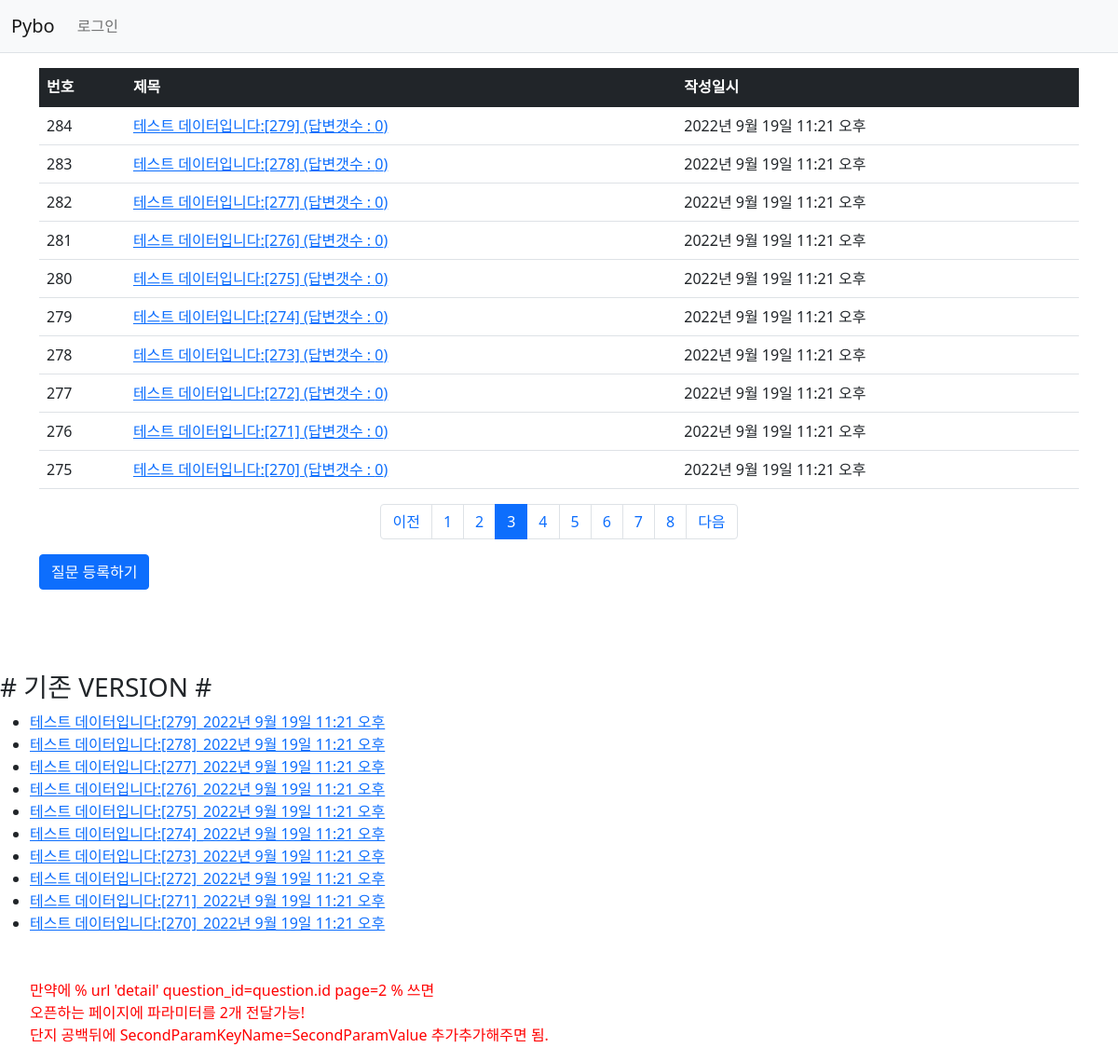
Page /pybo/?page=3 on the committed database.
### pybo/models.py (models this page shows, shortened)
class Question(models.Model):
    subject = models.CharField(max_length=200)
    content = models.TextField()
    create_date = models.DateTimeField()

### pybo/views.py (the view)
# urls.py: 만약에 path('/', views.index),
def index(request):
    page = request.GET.get('page', '1')  # 페이지 initial 값
    question_list = Question.objects.order_by('-create_date')
    '''
     question_lit 를  정렬하여 끌고오기- 정렬순이 강제된 상태..   order by 뒤를 변수화 하면 어떨까?

     - 를 눈여겨 볼 것.  DESC와 같다, 즉 최신 값부터 끌고오도록 한다는 의미

    '''
    paginator = Paginator(question_list, 10)  # 페이지당 10개씩 보여주기
    page_obj = paginator.get_page(page)
    context = {'question_list': page_obj}
    '''
       querySet 을  context 라는 곳에 담아버리기. ,  body에  뭉쳐담아서 response 하기
    '''
    return render(request, 'pybo/question_list.html', context)
    '''
        index  >>  기본적으로  /pybo/ 로 들어온 경우 꺼내올 VIEW 지정..

     question_lit 를  정렬하여 끌고오기- 정렬순이 강제된 상태..   order by 뒤를 변수화 하면 어떨까?
    '''

### pybo/templatetags/pybo_filter.py (called while the page is built)
@register.filter
def sub(value, arg):
    return value - arg

### templates/pybo/question_list.html (shortened to what this page needs)
{% extends 'base.html' %}
{% load pybo_filter %}
{% block content %}
<div class="container my-3">
    <table class="table">
        <thead>
        <tr class="table-dark">
            <th>번호</th>
            <th>제목</th>
            <th>작성일시</th>
        </tr>
        </thead>
        <tbody>
        {% if question_list %}
        {% for question in question_list %}
        <tr>
            <td>
                {{ question_list.paginator.count|sub:question_list.start_index|sub:forloop.counter0|add:1 }}
            </td>
            <td>
                <a href="{% url 'pybo:detail' question.id %}"> {{ question.subject }}  (답변갯수 : {{ question.answer_set.count }})</a>
            </td>
            <td>{{ question.create_date }}</td>
        </tr>
        {% endfor %}
        {% else %}
        <tr>
            <td colspan="3">질문이 없습니다.</td>
        </tr>
        {% endif %}
        </tbody>
    </table>
    <ul class="pagination justify-content-center">
        {% if question_list.has_previous %}
        <li class="page-item">
            <a class="page-link" href="?page={{ question_list.previous_page_number }}">이전</a>
        </li>
        {% else %}
        <li class="page-item disabled">
            <a class="page-link" tabindex="-1" aria-disabled="true" href="#">이전</a>
        </li>
        {% endif %}
        {% for page_number in question_list.paginator.page_range %}
        {% if page_number >= question_list.number|add:-5 and page_number <= question_list.number|add:5 %}
        {% if page_number == question_list.number %}
        <li class="page-item active" aria-current="page">
            <a class="page-link" href="?page={{ page_number }}">{{ page_number }}</a>
        </li>
        {% else %}
        <li class="page-item">
            <a class="page-link" href="?page={{ page_number }}">{{ page_number }}</a>
        </li>
        {% endif %}
        {% endif %}
        {% endfor %}
        {% if question_list.has_next %}
        <li class="page-item">
            <a class="page-link" href="?page={{ question_list.next_page_number }}">다음</a>
        </li>
        {% else %}
        <li class="page-item disabled">
            <a class="page-link" tabindex="-1" aria-disabled="true" href="#">다음</a>
        </li>
        {% endif %}
    </ul>
    <a href="{% url 'pybo:question_create' %}" class="btn btn-primary">질문 등록하기</a>
</div>
<br>
<br>
<br>
<h3># 기존 VERSION #</h3>
{% if question_list %}
    <ul>
    {% for question in question_list %}
        <li><a href="{% url 'pybo:detail' question.id %}">{{ question.subject }}_{{question.create_date}}</a></li>
    {% endfor %}
        <li  style="color:red;list-style:none;"><br/><br/>만약에  % url 'detail' question_id=question.id page=2 % 쓰면
            <br/>오픈하는 페이지에 파라미터를 2개 전달가능!
            <br/>단지 공백뒤에 SecondParamKeyName=SecondParamValue 추가추가해주면 됨.</li>
    </ul>
{% else %}
    <p>질문이 없습니다.</p>
{% endif %}
{% endblock %}

### rows in the picture
Question: paginator.count|sub "284", subject "테스트 데이터입니다:[279]", answer_set.count "0", create_date "2022년 9월 19일 11:21 오후"
Question: paginator.count|sub "283", subject "테스트 데이터입니다:[278]", answer_set.count "0", create_date "2022년 9월 19일 11:21 오후"
Question: paginator.count|sub "282", subject "테스트 데이터입니다:[277]", answer_set.count "0", create_date "2022년 9월 19일 11:21 오후"
Question: paginator.count|sub "281", subject "테스트 데이터입니다:[276]", answer_set.count "0", create_date "2022년 9월 19일 11:21 오후"
Question: paginator.count|sub "280", subject "테스트 데이터입니다:[275]", answer_set.count "0", create_date "2022년 9월 19일 11:21 오후"
Question: paginator.count|sub "279", subject "테스트 데이터입니다:[274]", answer_set.count "0", create_date "2022년 9월 19일 11:21 오후"
Question: paginator.count|sub "278", subject "테스트 데이터입니다:[273]", answer_set.count "0", create_date "2022년 9월 19일 11:21 오후"
Question: paginator.count|sub "277", subject "테스트 데이터입니다:[272]", answer_set.count "0", create_date "2022년 9월 19일 11:21 오후"
Question: paginator.count|sub "276", subject "테스트 데이터입니다:[271]", answer_set.count "0", create_date "2022년 9월 19일 11:21 오후"
Question: paginator.count|sub "275", subject "테스트 데이터입니다:[270]", answer_set.count "0", create_date "2022년 9월 19일 11:21 오후"

### other values in the picture
{{ page_number }} "1" "2" "4" "5" "6" "7" "8"
{{ page_number }} "3"
